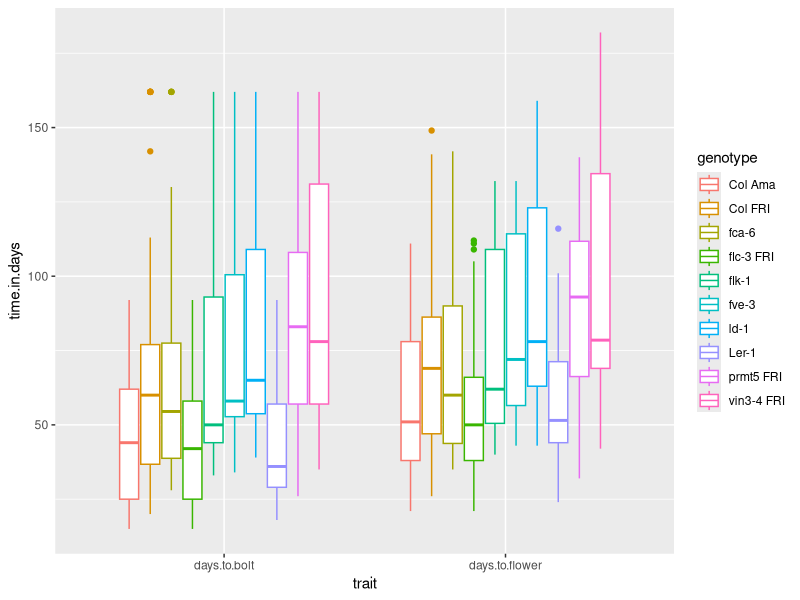
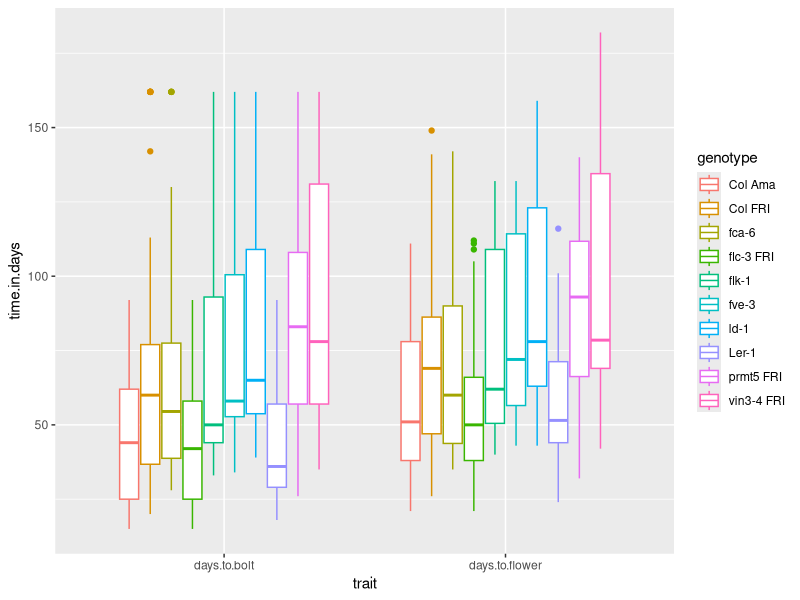
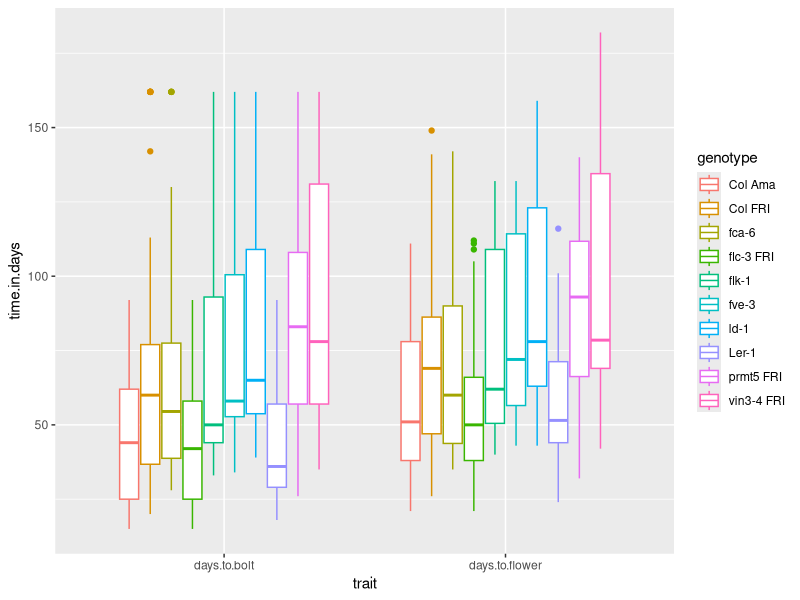
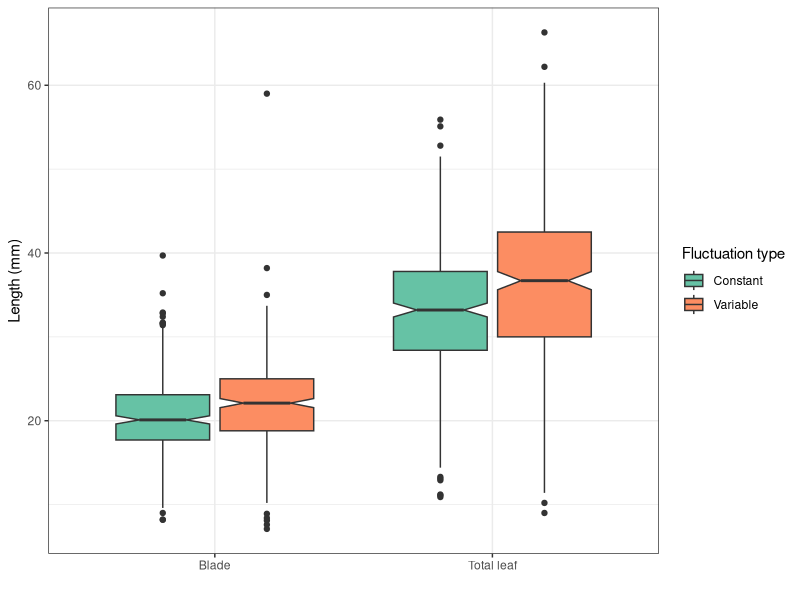
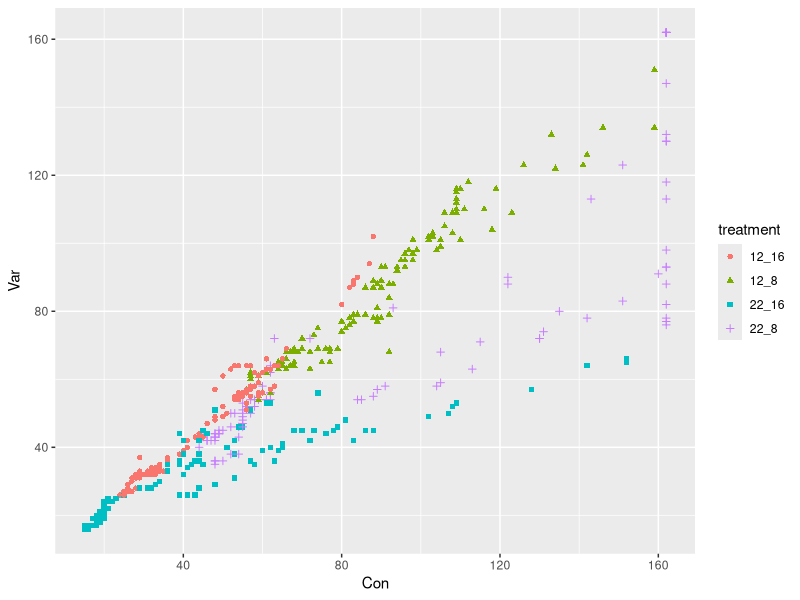
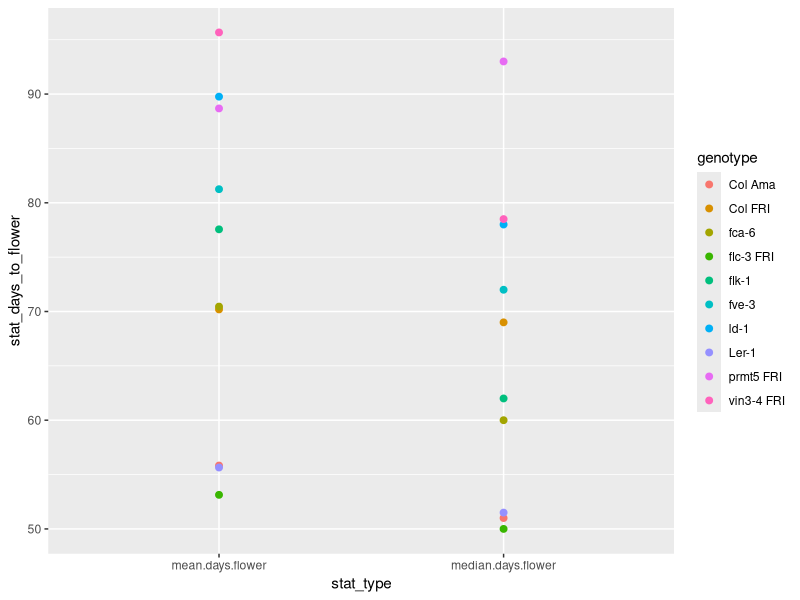
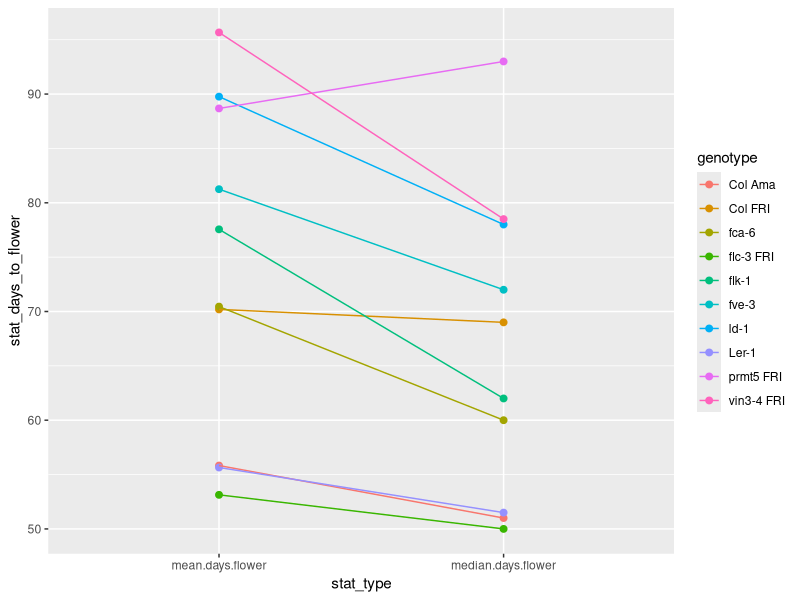
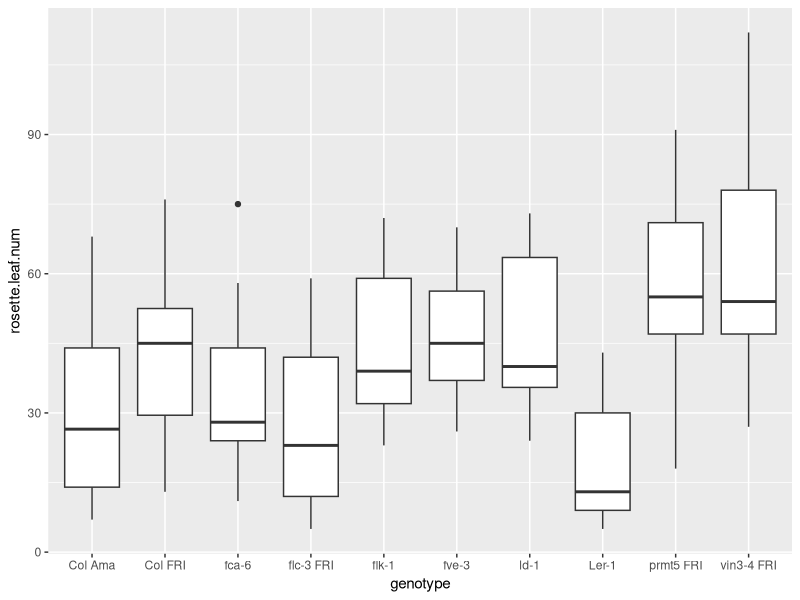

The R script that drew these images, in order:
## ---- chunk 1
knitr::opts_chunk$set(echo = TRUE)
## ---- chunk 2
# Chargez la librairie `tidyverse`

# changer votre répertoire de travail pour être dans le repertoire de la session 5

# Importer `burghardt_et_al_2015_expt1.txt` et mettez le dans un objet appelé `expt1`

## ---- chunk 3
# Chargez la librairie `tidyverse` (aide: utilisez la fonction `library()`)
library(tidyverse)

# Importer `burghardt_et_al_2015_expt1.txt` et mettez le dans un objet appelé `expt1`
#(aide: utilisez la fonction `read_tsv()`)

expt1 <- read_tsv("../data/burghardt_et_al_2015_expt1.txt")

## ---- chunk 4
pivot_longer(expt1, names_to = "trait", values_to = "time.in.days", cols=c(days.to.bolt, days.to.flower)) %>% 
  ggplot(aes(x=trait, y=time.in.days, color=genotype)) +
  geom_boxplot()
## ---- chunk 5
expt1_long <- pivot_longer(expt1, names_to = "trait", values_to = "time.in.days", cols=c(days.to.bolt, days.to.flower))
## ---- chunk 6
ggplot(expt1_long, aes(x=trait, y=time.in.days, color=genotype)) +
  geom_boxplot()
## ---- chunk 7
ggplot(expt1_long, aes(x=trait, y=time.in.days, color=genotype)) +
  geom_boxplot()

ggsave("boxplot_daystobolt_daystoflower_genotypes.pdf")
## ---- chunk 8

pivot_longer(expt1, names_to = "trait", values_to = "length.mm", cols=c(blade.length.mm, total.leaf.length.mm)) %>% 
  ggplot(aes(x=trait, y=length.mm, fill=fluctuation)) +
  geom_boxplot(notch=TRUE) +
  scale_fill_brewer(palette = "Set2", labels = c("Con"="Constant", "Var"="Variable"), 
                    name="Fluctuation type") +
  theme_bw() +
  scale_x_discrete(name="",labels=c("blade.length.mm"="Blade","total.leaf.length.mm"="Total leaf")) +
  ylab("Length (mm)")


## ---- chunk 9

expt1_subset <- select(expt1, plant_nb:vernalization, days.to.bolt)


## ---- chunk 10

expt1_wide <- pivot_wider(expt1_subset, names_from =fluctuation,  values_from =  days.to.bolt)


## ---- chunk 11

unite(expt1_wide, "treatment", temperature, day.length) %>% 
ggplot(aes(x=Con, y=Var, col=treatment, shape=treatment)) +
  geom_point()


## ---- chunk 12
band_members
## ---- chunk 13
band_instruments
## ---- chunk 14
full_join(band_members, band_instruments, by="name")
## ---- chunk 15
left_join(band_members, band_instruments, by="name")
## ---- chunk 16
right_join(band_instruments, band_members, by="name")
## ---- chunk 17
inner_join(band_members, band_instruments, by="name")
## ---- chunk 18

group_by(expt1, genotype) %>% 
summarise(mean.days.to.flower = mean(days.to.flower, na.rm = TRUE))

## ---- chunk 19

group_by(expt1, genotype, temperature) %>% 
summarise(mean.days.flower = mean(days.to.flower, na.rm = TRUE),
          sd.days.flower = sd(days.to.flower, na.rm = TRUE),
          median.days.flower = median(days.to.flower, na.rm = TRUE))
## ---- chunk 20

group_by(expt1, genotype) %>% 
summarise(n.obs = n())
## ---- chunk 21

count(expt1, genotype)

## ---- chunk 22

group_by(expt1, genotype) %>% 
summarise(mean.days.flower = mean(days.to.flower, na.rm = TRUE),
          sd.days.flower = sd(days.to.flower, na.rm = TRUE),
          median.days.flower = median(days.to.flower, na.rm = TRUE)) %>% 
  pivot_longer(names_to ="stat_type",values_to ="stat_days_to_flower", cols = c(mean.days.flower,median.days.flower)) %>% 
  ggplot(aes(x=stat_type,y=stat_days_to_flower, col=genotype))+
  geom_point(size=2)
## ---- chunk 23

group_by(expt1, genotype) %>% 
summarise(mean.days.flower = mean(days.to.flower, na.rm = TRUE),
          sd.days.flower = sd(days.to.flower, na.rm = TRUE),
          median.days.flower = median(days.to.flower, na.rm = TRUE)) %>% 
  pivot_longer(names_to = "stat_type",values_to = "stat_days_to_flower", 
               cols=c(mean.days.flower,median.days.flower)) %>% 
  ggplot(aes(x=stat_type,y=stat_days_to_flower, col=genotype))+
  geom_point(size=2) +
  geom_line(aes(group=genotype))
## ---- chunk 24

  ggplot( expt1, aes(genotype, rosette.leaf.num)) +
  geom_boxplot()
## ---- chunk 25

group_by(expt1, genotype) %>% 
  summarise(n.obs=n()) %>% 
  mutate(n.obs=paste("n =",n.obs)) %>% 
  inner_join(expt1, by="genotype") %>% 
  ggplot( aes(genotype, rosette.leaf.num)) +
  geom_boxplot() +
  geom_text(aes(label=n.obs, x=genotype, y=0))
## ---- chunk 26

group_by(expt1, genotype, fluctuation) %>% 
  summarise(n.obs=n()) %>% 
  mutate(n.obs=paste("n =",n.obs)) %>% 
  inner_join(expt1, by=c("genotype", "fluctuation")) %>% 
  ggplot( aes(genotype, rosette.leaf.num, fill=fluctuation)) +
  geom_boxplot() +
  geom_text(aes(label=n.obs, x=genotype, y=-2),position=position_dodge(0.8), angle=45)
## ---- chunk 27
filter(expt1, temperature==22, day.length==16) %>% 
ggplot(aes(x=genotype, y=days.to.bolt, fill=fluctuation)) +
  geom_boxplot()

## ---- chunk 28
# Convertissons genotype dans expt1 en facteurs:
factor(expt1$genotype)
## ---- chunk 29
factor(expt1$genotype, levels = c("Ler-1", "fca-6", "Col Ama", "flc-3 FRI", "Col FRI", "ld-1", "flk-1",
                                  "fve-3", "prmt5 FRI","vin3-4 FRI"))
## ---- chunk 30

mutate(expt1, genotype = factor(genotype, levels = c("Ler-1", "fca-6", "Col Ama", "flc-3 FRI", "Col FRI",
                                                     "ld-1", "flk-1", "fve-3", "prmt5 FRI","vin3-4 FRI"))) %>% 
  filter( temperature==22, day.length==16) %>%
  ggplot(aes(x=genotype, y=days.to.bolt, fill=fluctuation)) +
  geom_boxplot()
## ---- chunk 31

  filter(expt1, temperature==22, day.length==16) %>% 
  mutate( genotype = fct_reorder(genotype, days.to.bolt)) %>% 
  ggplot(aes(x=genotype, y=days.to.bolt, fill=fluctuation)) +
  geom_boxplot()

